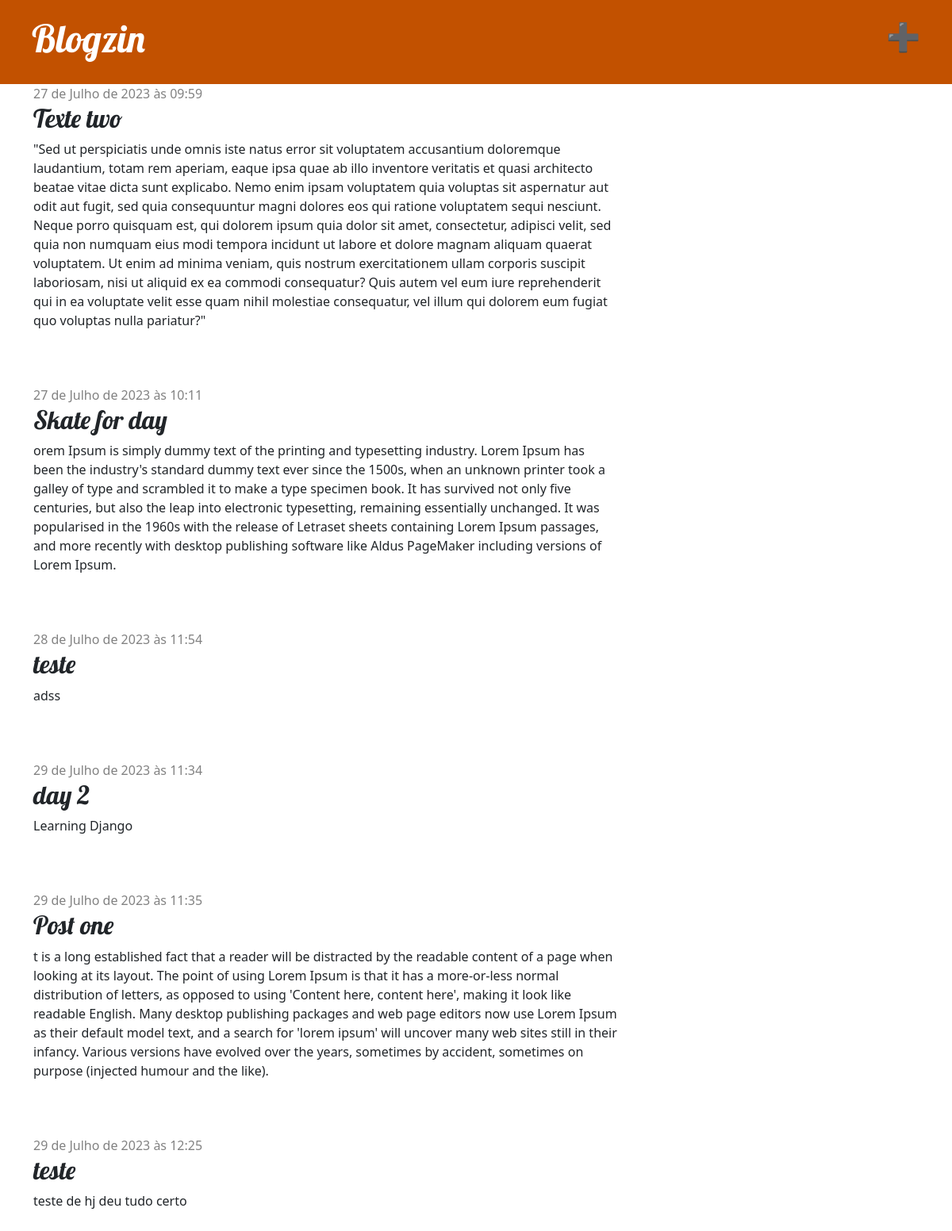
The app's page / (signed in) with its own data.
### blog/models.py (models this page shows, shortened)
class Post(models.Model):
    author = models.ForeignKey(settings.AUTH_USER_MODEL, on_delete=models.CASCADE)
    title = models.CharField(max_length=200)
    text = models.TextField()
    created_date = models.DateTimeField(default=timezone.now)
    published_date = models.DateTimeField(blank=True, null=True)

### blog/views.py (the view)
# urls.py: path('', views.post_list, name='post_list'),
def post_list(request):
    posts = Post.objects.filter(published_date__lte=timezone.now()).order_by('published_date')
    return render(request, 'blog/post_list.html', {'posts': posts})

### blog/templates/blog/post_list.html
{% extends 'blog/base.html' %}
{% block content %}
    {% for post in posts %}
        <div class="post">
            <div class="date">
                {{ post.published_date }}
            </div>
            <h2><a>{{ post.title }}</a></h2>
            <p>{{ post.text|linebreaksbr }}</p>
        </div>
    {% endfor %}
{% endblock %}

### blog/static/css/blog.css (style rules this page uses)
h1, h2, h3, h4 { font-family: 'Lobster', cursive; }
.date { color: #828282; }
.post { margin-bottom: 70px; }
.post h2 a, .post h2 a:visited { color: #000000; }

### records on screen
Post: published_date "27 de Julho de 2023 às 09:59", title "Texte two", text "\"Sed ut perspiciatis unde omnis iste natus error sit voluptatem accusantium doloremque laudantium, totam rem aperiam, eaque ipsa quae ab illo inventore veritatis et quasi architecto beatae vitae dicta sunt explicabo. Nemo enim ipsam voluptatem quia voluptas sit aspernatur aut odit aut fugit, sed quia consequuntur magni dolores eos qui ratione voluptatem sequi nesciunt. Neque porro quisquam est, qui dolorem ipsum quia dolor sit amet, consectetur, adipisci velit, sed quia non numquam eius modi tempora incidunt ut labore et dolore magnam aliquam quaerat voluptatem. Ut enim ad minima veniam, quis nostrum exercitationem ullam corporis suscipit laboriosam, nisi ut aliquid ex ea commodi…"
Post: published_date "27 de Julho de 2023 às 10:11", title "Skate for day", text "orem Ipsum is simply dummy text of the printing and typesetting industry. Lorem Ipsum has been the industry's standard dummy text ever since the 1500s, when an unknown printer took a galley of type and scrambled it to make a type specimen book. It has survived not only five centuries, but also the leap into electronic typesetting, remaining essentially unchanged. It was popularised in the 1960s with the release of Letraset sheets containing Lorem Ipsum passages, and more recently with desktop publishing software like Aldus PageMaker including versions of Lorem Ipsum."
Post: published_date "28 de Julho de 2023 às 11:54", title "teste", text "adss"
Post: published_date "29 de Julho de 2023 às 11:34", title "day 2", text "Learning Django"
Post: published_date "29 de Julho de 2023 às 11:35", title "Post one", text "t is a long established fact that a reader will be distracted by the readable content of a page when looking at its layout. The point of using Lorem Ipsum is that it has a more-or-less normal distribution of letters, as opposed to using 'Content here, content here', making it look like readable English. Many desktop publishing packages and web page editors now use Lorem Ipsum as their default model text, and a search for 'lorem ipsum' will uncover many web sites still in their infancy. Various versions have evolved over the years, sometimes by accident, sometimes on purpose (injected humour and the like)."
Post: published_date "29 de Julho de 2023 às 12:25", title "teste", text "teste de hj deu tudo certo"
